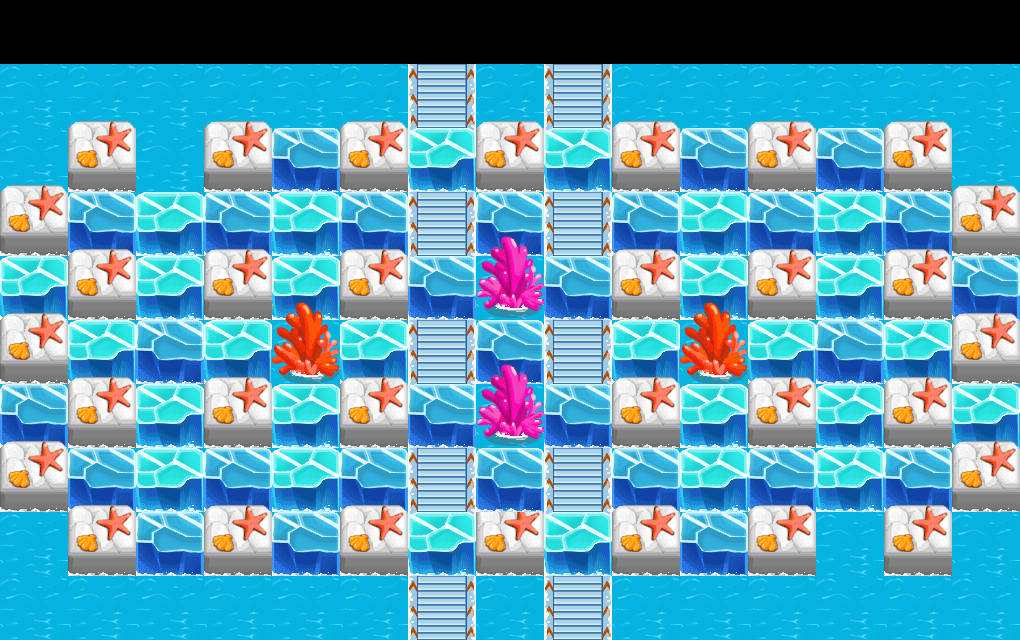

This is a level from a 2D game, rendered from its Tiled map with the project's own tilesets. A one-line summary and the map file follow, with tile-layer data summarised:
An orthogonal 15x10 tile map with 68x64 px tiles, 4 tile layers (bg, item, wall, fg) and 2 objects (player1, player2).

<map version="1.0" orientation="orthogonal" renderorder="right-down" width="15" height="10" tilewidth="68" tileheight="64" nextobjectid="5">
 <tileset firstgid="1" name="ice" tilewidth="68" tileheight="64" tilecount="35" columns="5">
  <image source="ice.png" width="340" height="448" />
  <tile id="3">
   <properties>
    <property name="block" value="1" />
   </properties>
  </tile>
  <tile id="4">
   <properties>
    <property name="block" value="1" />
   </properties>
  </tile>
  <tile id="5">
   <properties>
    <property name="block" value="1" />
   </properties>
  </tile>
  <tile id="6">
   <properties>
    <property name="block" value="1" />
   </properties>
  </tile>
  <tile id="7">
   <properties>
    <property name="block" value="1" />
   </properties>
  </tile>
  <tile id="9">
   <properties>
    <property name="anim" value="2" />
    <property name="dir" value="up" />
   </properties>
  </tile>
  <tile id="10">
   <properties>
    <property name="block" value="1" />
   </properties>
  </tile>
  <tile id="11">
   <properties>
    <property name="block" value="1" />
   </properties>
  </tile>
  <tile id="15">
   <properties>
    <property name="block" value="1" />
   </properties>
  </tile>
  <tile id="16">
   <properties>
    <property name="block" value="1" />
   </properties>
  </tile>
  <tile id="17">
   <properties>
    <property name="block" value="1" />
    <property name="move" value="1" />
   </properties>
  </tile>
  <tile id="25">
   <properties>
    <property name="block" value="1" />
   </properties>
  </tile>
  <tile id="26">
   <properties>
    <property name="block" value="1" />
   </properties>
  </tile>
  <tile id="30">
   <properties>
    <property name="anim" value="5" />
    <property name="dir" value="up" />
   </properties>
  </tile>
 </tileset>
 <layer name="bg" width="15" height="10">
  <data>[150 cells, 135 non-empty, 3 distinct tile ids]</data>
 </layer>
 <layer name="item" width="15" height="10">
  <data>[150 cells, 53 non-empty, 2 distinct tile ids]</data>
 </layer>
 <layer name="wall" width="15" height="10">
  <data>[150 cells, 40 non-empty, 5 distinct tile ids]</data>
 </layer>
 <layer name="fg" width="15" height="10">
  <data>[150 cells, 35 non-empty, 3 distinct tile ids]</data>
 </layer>
 <objectgroup name="players">
  <object id="1" name="player1" x="100" y="90">
   <properties>
    <property name="playertype" value="player" />
   </properties>
  </object>
  <object id="2" name="player2" x="105" y="600">
   <properties>
    <property name="playertype" value="npc5" />
   </properties>
  </object>
 </objectgroup>
</map>
